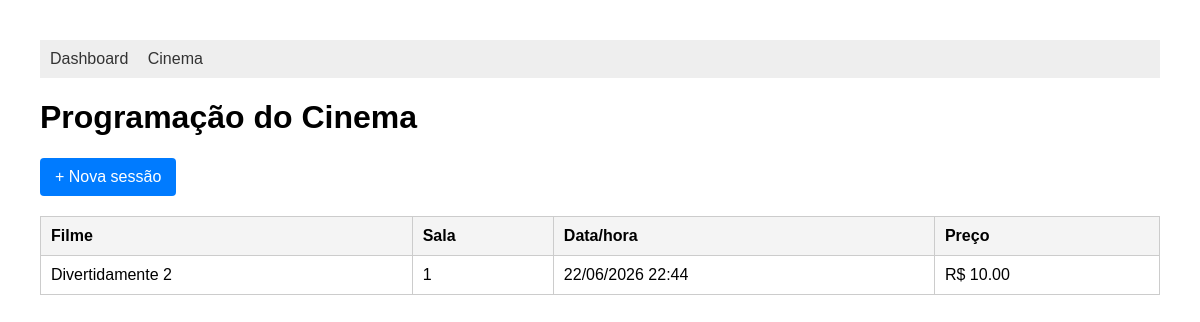
/cinema/, run on an earlier commit of the app's database.
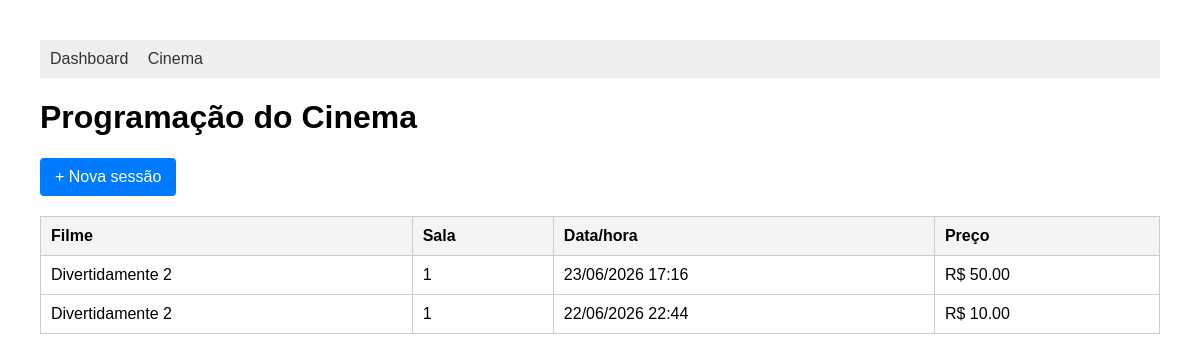
And on a later commit of the database.
### models/sessao.py (models this page shows)
class Sessao(ModeloBase):
    __tablename__ = "sessoes"
    filme_id = db.Column(db.Integer, db.ForeignKey('filmes.id'), nullable=False)
    sala_id = db.Column(db.Integer, db.ForeignKey('salas.id'), nullable=False)
    data_hora = db.Column(db.DateTime, nullable=False)
    preco = db.Column(db.Float, nullable=False)
    filme = db.relationship('Filme', back_populates='sessoes')
    sala = db.relationship('Sala', back_populates='sessoes')
    ingressos = db.relationship('Ingresso', back_populates='sessao', lazy=True)
    @classmethod
    def listar_com_detalhes(cls):
        return cls.query.order_by(cls.data_hora.desc()).all()

### models/filme.py (models this page shows, shortened)
class Filme(ModeloBase):
    __tablename__ = "filmes"
    titulo = db.Column(db.String(150), nullable=False)
    duracao_min = db.Column(db.Integer, nullable=False)
    classificacao = db.Column(db.String(5), nullable=False)
    sessoes = db.relationship('Sessao', back_populates='filme', lazy=True)

### models/sala.py (models this page shows, shortened)
class Sala(ModeloBase):
    __tablename__ = "salas"
    numero = db.Column(db.Integer, nullable=False)
    capacidade = db.Column(db.Integer, nullable=False)
    sessoes = db.relationship('Sessao', back_populates='sala', lazy=True)

### controllers/cinema_controller.py (the view)
@cinema_bp.route("/")
def index():
    sessoes = Sessao.listar_com_detalhes()
    return render_template("cinema/lista_sessoes.html", sessoes=sessoes)

### views/templates/cinema/lista_sessoes.html (shortened to what this page needs)
{% extends "layout.html" %}
{% block content %}
<h1>Programação do Cinema</h1>
<p><a class="btn" href="{{ url_for('cinema.cadastrar_sessao') }}">+ Nova sessão</a></p>
{% if sessoes %}
<table>
    <thead>
        <tr>
            <th>Filme</th>
            <th>Sala</th>
            <th>Data/hora</th>
            <th>Preço</th>
        </tr>
    </thead>
    <tbody>
        {% for sessao in sessoes %}
        <tr>
            <td>{{ sessao.filme.titulo }}</td>
            <td>{{ sessao.sala.numero }}</td>
            <td>{{ sessao.data_hora.strftime('%d/%m/%Y %H:%M') }}</td>
            <td>R$ {{ "%.2f"|format(sessao.preco) }}</td>
        </tr>
        {% endfor %}
    </tbody>
</table>
{% else %}
<p>Nenhuma sessão cadastrada.</p>
{% endif %}
{% endblock %}

### views/templates/layout.html (shortened to what this page needs)
<!DOCTYPE html>
<html lang="pt-br">
<head>
</head>
<body>
    <nav>
        <a href="{{ url_for('dashboard.index') }}">Dashboard</a>
        <a href="{{ url_for('cinema.index') }}">Cinema</a>
    </nav>
    <main>
        {% block content %}{% endblock %}
    </main>
</body>
</html>

### views/templates/layout.html (style rules this page uses)
body { font-family: Arial, sans-serif; margin: 40px; }
nav { background: #eee; padding: 10px; margin-bottom: 20px; }
nav a { margin-right: 15px; text-decoration: none; color: #333; }
table { width: 100%; border-collapse: collapse; margin-top: 20px; }
th, td { border: 1px solid #ccc; padding: 10px; text-align: left; }
th { background: #f4f4f4; }
.btn { display: inline-block; padding: 10px 15px; background: #007BFF; color: #fff; text-decoration: none; border-radius: 4px; }

What changed in the data, as far as the page shows it:
added Sessao: filme.titulo "Divertidamente 2", sala.numero "1", data_hora "23/06/2026 17:16", preco "50.00"
